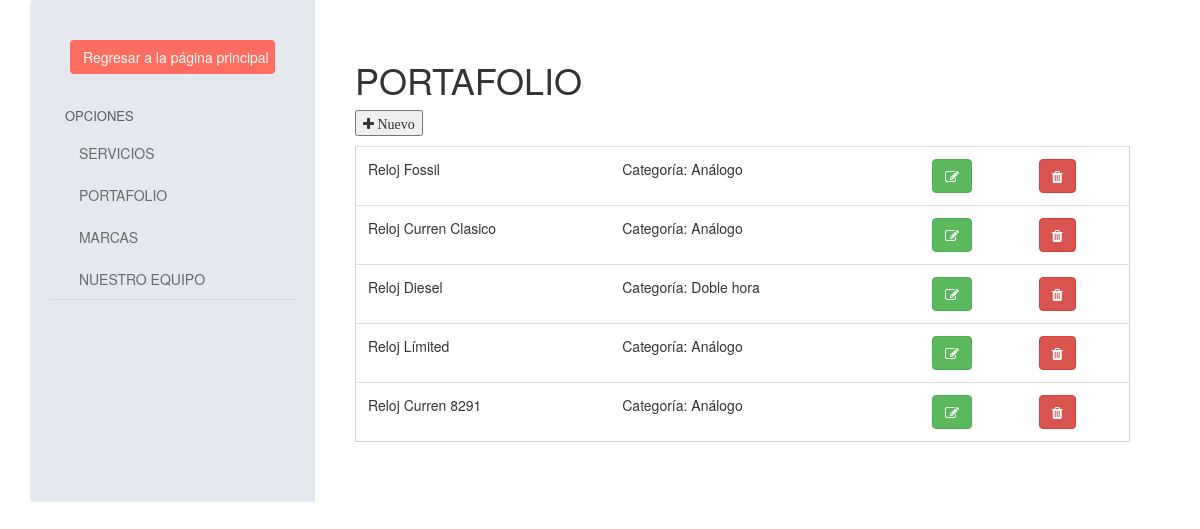
/admin/products.php (signed in), run on the app's committed database.
### tables this page shows
CREATE TABLE `products` (
  `id` int(11) NOT NULL,
  `name` varchar(45) NOT NULL,
  `category` varchar(45) NOT NULL,
  `description` text NOT NULL,
  `supplier` varchar(45) NOT NULL,
  `image` text DEFAULT NULL
);

### admin/products.php (the view, shortened to what this page needs)
<!DOCTYPE html>
<html lang="es">
<head>
    <link rel="stylesheet" href="../assets/css/admin_home.css" />
    <link href="//maxcdn.bootstrapcdn.com/bootstrap/3.3.0/css/bootstrap.min.css" rel="stylesheet" id="bootstrap-css" />
</head>
<body>
    <div class="container">
        <link rel="stylesheet prefetch"
            href="http://maxcdn.bootstrapcdn.com/font-awesome/4.2.0/css/font-awesome.min.css" />
        <div class="mail-box">
            <aside class="sm-side">
                <div class="inbox-body">
                    <a href="../home.php" data-toggle="modal" title="Compose" class="btn btn-compose">
                        Regresar a la página principal
                    </a>
                </div>
                <ul class="nav nav-pills nav-stacked labels-info inbox-divider">
                    <li>
                        <h4>OPCIONES</h4>
                    </li>
                    <li>
                        <a href="./services.php">
                            <i class="fa fa-sign-blank text-danger"></i> SERVICIOS
                        </a>
                    </li>
                    <li>
                        <a href="./products.php">
                            <i class="fa fa-sign-blank text-success"></i> PORTAFOLIO
                        </a>
                    </li>
                    <li>
                        <a href="./brands.php">
                            <i class="fa fa-sign-blank text-info"></i> MARCAS
                        </a>
                    </li>
                    <li>
                        <a href="./team.php">
                            <i class="fa fa-sign-blank text-warning"></i> NUESTRO EQUIPO
                        </a>
                    </li>
                </ul>
            </aside>
            <aside class="lg-side">
                <div class="inbox-body">
                    <div class="mail-option">
                        <div class="btn-group">
                            <h1>PORTAFOLIO</h1>
                            <button id="openModal"><i class="fa fa-plus"> Nuevo</i></button>
                        </div>
                    </div>
                    <table class="table table-inbox table-hover">
                        <tbody>
                            <?php
                                include_once("../config/connection.php");
                                $sql=$mysqli->query("SELECT * FROM products");
                                while ($data = $sql->fetch_object()) {
                            ?>
                            <tr class="">
                                <td class="view-message dont-show"><?= $data->name ?></td>
                                <td class="view-message">Categoría: <?= $data->category ?></td>
                                <td class="view-message inbox-small-cells"></td>
                                <td class="inbox-small-cells"><a href="./products.php?id=<?= $data->id ?>"
                                        class="btn btn-success"><i class="fa fa-edit"></i></a></td>
                                <td class="inbox-small-cells"><a href="../controller/deleteProduct.php?id=<?= $data->id ?>" class="btn btn-danger"><i class="fa fa-trash"></i></a></td>
                            </tr>
                            <?php
                                }
                            ?>
                        </tbody>
                    </table>
                </div>
            </aside>
        </div>
    </div>
</body>
</html>

### assets/css/admin_home.css (style rules this page uses)
.mail-box { border-collapse: collapse; border-spacing: 0; display: table; table-layout: fixed; width: 100%; }
.mail-box aside { display: table-cell; float: none; height: 100%; padding: 20px; vertical-align: top; }
.mail-box .sm-side { background: none repeat scroll 0 0 #e5e8ef; border-radius: 4px 0 0 4px; width: 25%; padding: 20px; }
.mail-box .lg-side { background: none repeat scroll 0 0 #fff; border-radius: 0 4px 4px 0; width: 75%; }
.inbox-body { padding: 20px; }
.btn-compose { background: none repeat scroll 0 0 #ff6c60; color: #fff; padding: 12px 0; text-align: center; width: 100%; }
.inbox-divider { border-bottom: 1px solid #d5d8df; }
ul.labels-info li h4 { color: #5c5c5e; font-size: 13px; padding-left: 15px; padding-right: 15px; padding-top: 5px; text-transform: uppercase; }
ul.labels-info li { margin: 0; }
ul.labels-info li a { border-radius: 0; color: #6a6a6a; }
.table-inbox { border: 1px solid #d3d3d3; margin-bottom: 0; }
.table-inbox tr td { padding: 12px !important; }
.mail-option { display: inline-block; margin-bottom: 10px; width: 100%; }
.mail-option .chk-all, .mail-option .btn-group { margin-right: 5px; }
ul { list-style-type: none; padding: 0px; margin: 0px; }

### data on the page
products: name "Reloj Fossil", category "Análogo"
products: name "Reloj Curren Clasico", category "Análogo"
products: name "Reloj Diesel", category "Doble hora"
products: name "Reloj Límited", category "Análogo"
products: name "Reloj Curren 8291", category "Análogo"
